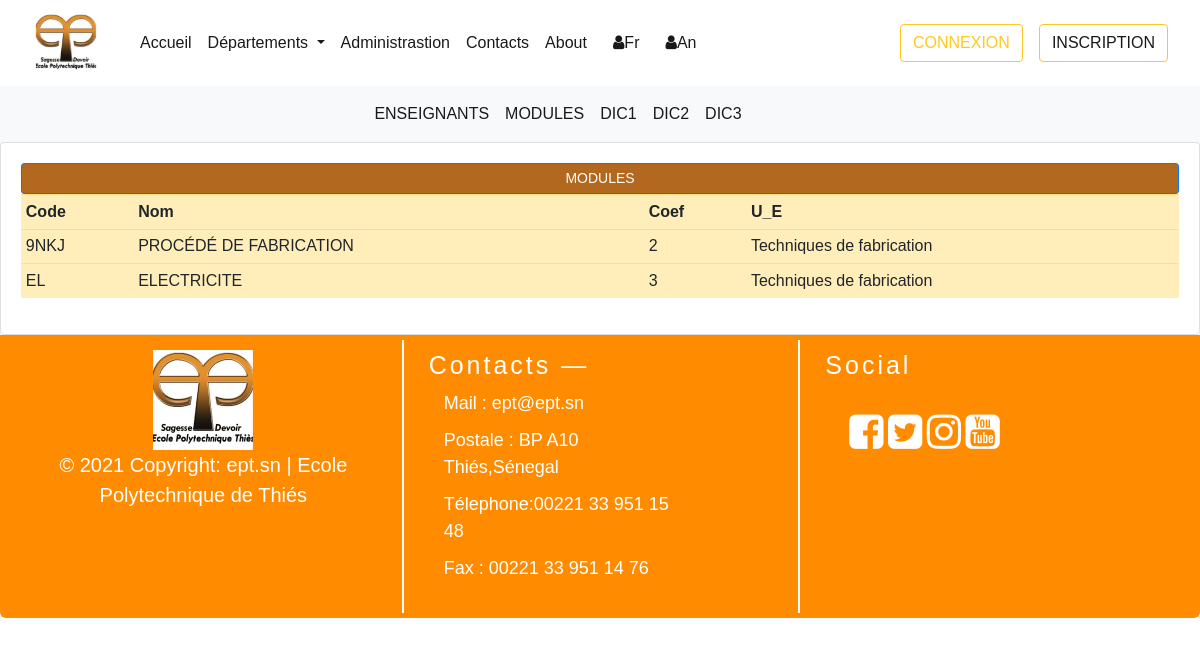
The page /fr/departement/departements/module_gem on the database its author committed.
### departements/models.py (models this page shows, shortened)
class MatiereModel(models.Model):
    CATEGORY = (
            ('GIT', 'GIT'),
            ('GEM', 'GEM'),
            ('AERO', 'AERO'),
            ('GC', 'GC'),
            ('TC', 'TC')
        )
    code_matiere = models.CharField(max_length=300,unique=True)
    nom_matiere = models.CharField(max_length=300)
    coefficient = models.IntegerField(null=True)
    credit_matiere = models.IntegerField(null= True)
    quota_horaire = models.IntegerField(null= True)
    description_matiere = models.TextField(null= True)
    unite_enseignement = models.ForeignKey(UniteEnseignementModel, on_delete=models.CASCADE)
    classe = models.CharField(max_length = 200, null = True, choices = CATEGORY)
    class Meta :
        verbose_name = "Matiere"

class UniteEnseignementModel(models.Model):
    code_ue = models.CharField(max_length=300,unique=True, null=True)
    nom_ue = models.CharField(max_length=300, null=True)
    id_classe = models.ForeignKey(ClasseModel, on_delete= models.CASCADE)
    def __str__(self) -> str:
        return self.nom_ue
    class Meta :
        verbose_name = "Unité d'Enseignement"
        verbose_name_plural = "Unités d'Enseignement"

### departements/views.py (the view)
# urls.py: path("departement/departements/module_gem", module_gem, name="module_gem"),
def module_gem(request):
    modules = MatiereModel.objects.filter(classe = "GEM")
    context = {"modules" : modules}
    return render(request, "departements/Middle_bar/module_gem.html", context)

### templates/departements/Middle_bar/module_gem.html
{% extends "home/base.html" %}
{% block content %}
{% include 'departements/dept_meca/menu_nav_dep_meca.html' %}
{% include 'departements/Middle_bar/base_module.html' %}
{% endblock %}

### templates/departements/Middle_bar/base_module.html (shortened to what this page needs)
<div class="container">
    <div class="row">
        <div class="col-md-12">
            <div class="card card-body">
                <span class="btn btn-primary btn-sm btn-block" style="background-color:#b2681e;">MODULES </span>
                <table class="table table-sm table-warning">
                    <tr>
                        <th>Code</th>
                        <th>Nom</th>
                        <th>Coef</th>
                        <th>U_E</th>
                    </tr>
                    {% for module in modules %}
                        <tr>
                            <td>{{ module.code_matiere }}</td>
                            <td>{{ module.nom_matiere |upper }}</td>
                            <td>{{ module.coefficient }}</td>
                            <td>{{ module.unite_enseignement }}</td>
                        </tr>
                    {% endfor %}
                </table>
            </div>
        </div>
    </div>

### templates/home/connexion.html (style rules this page uses)
body { font-family: Arial, Helvetica, sans-serif; }

### rows shown on the page
MatiereModel: code_matiere "9NKJ", nom_matiere "PROCÉDÉ DE FABRICATION", coefficient "2", unite_enseignement "Techniques de fabrication"
MatiereModel: code_matiere "EL", nom_matiere "ELECTRICITE", coefficient "3", unite_enseignement "Techniques de fabrication"
